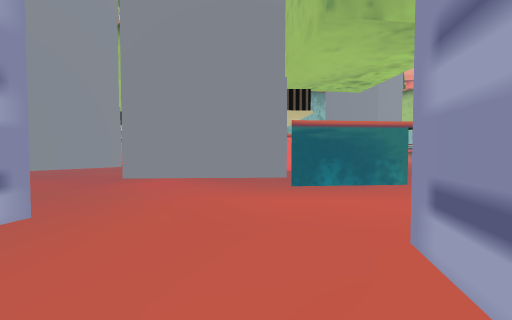
[1] (above)

24 first-person views from a walk through a Unity game level. The camera is 1.2 m above the floor, tilts 2° down and sees 90° across. The floor is counted in squares, 2 m on a side. Each view is taken from the middle of a square. On the plan, view 1 faces up. The plan holds only what a view shows up to about 9 squares ahead; the rest is blank. The place goes on beyond the plan. The player is left out.

[2]
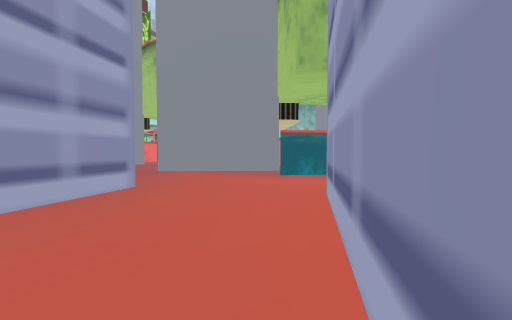

[3]
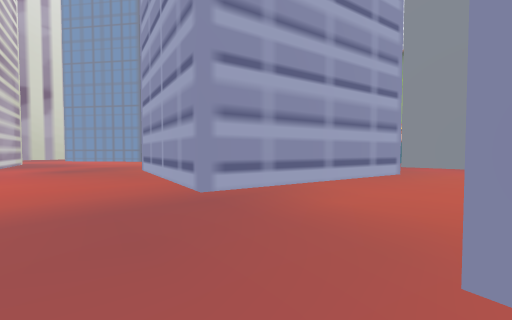

[4]
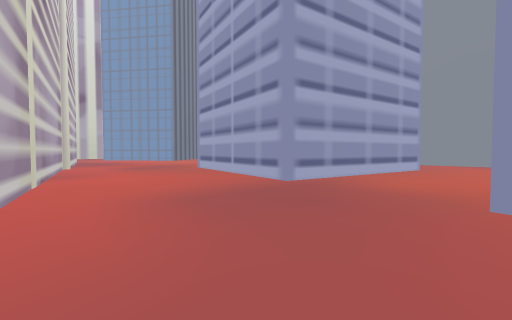

[5]
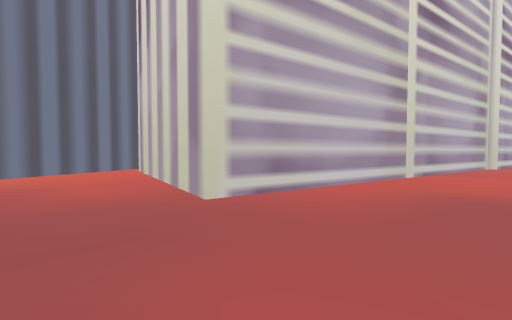

[6]
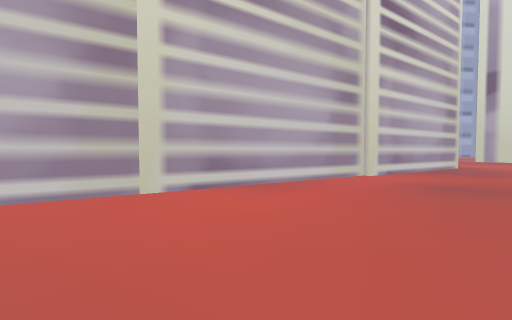

[7]
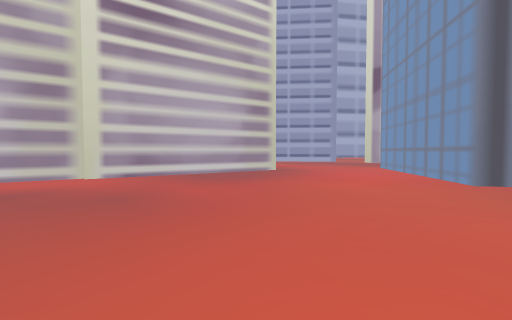

[8]
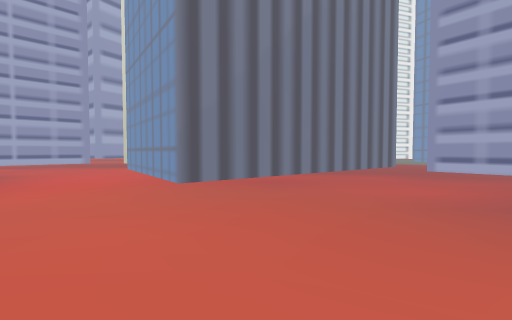

[9]
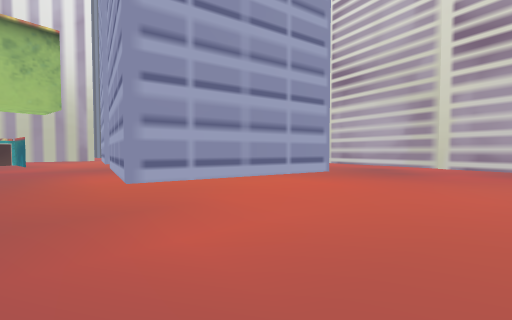

[10]
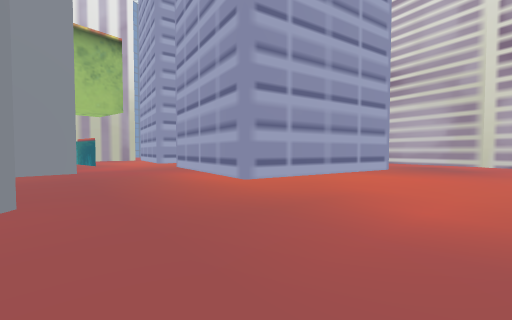

[11]
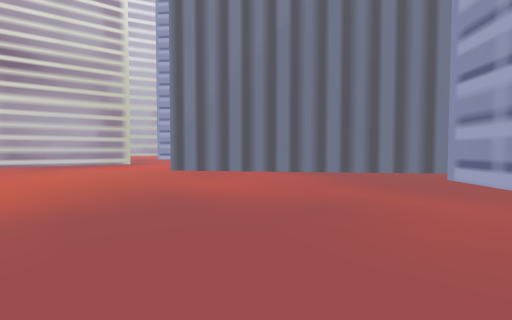

[12]
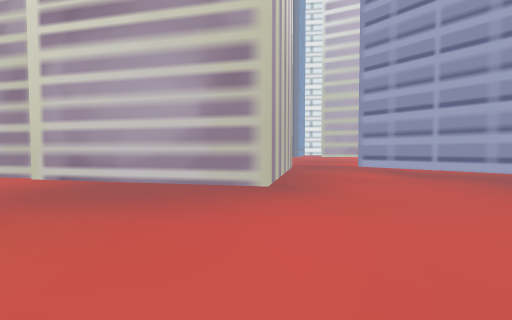

[13]
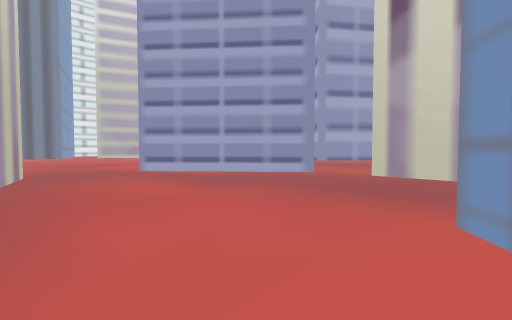

[14]
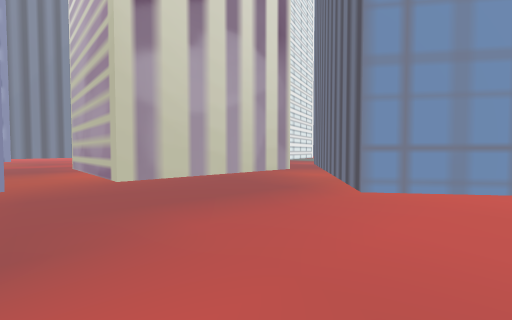

[15]
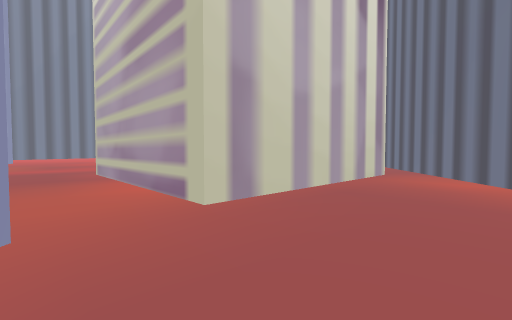

[16]
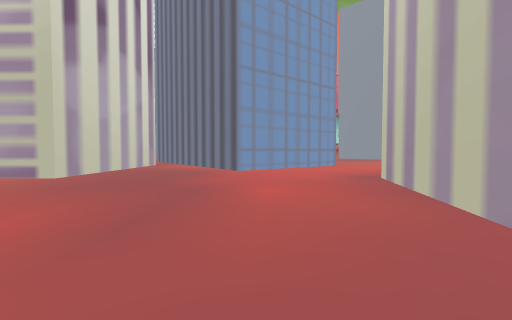

[17]
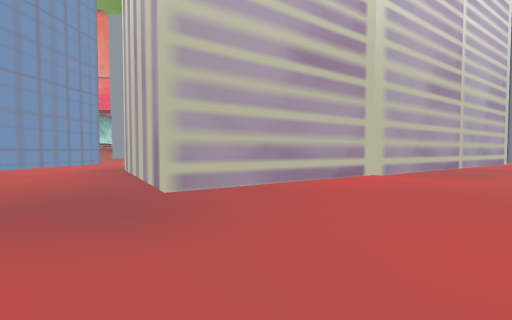

[18]
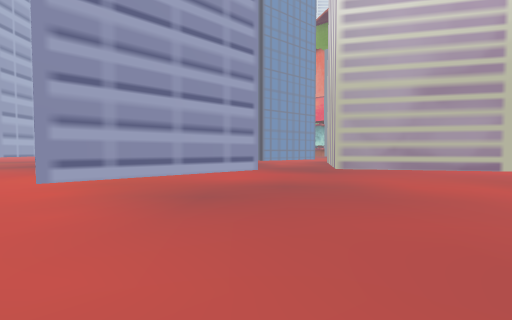

[19]
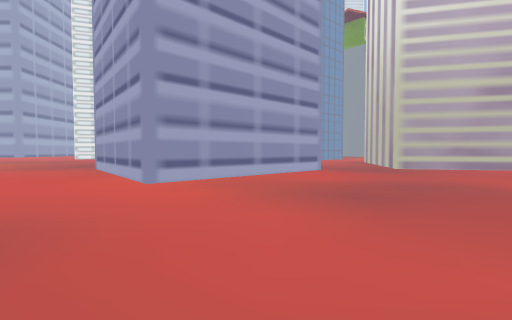

[20]
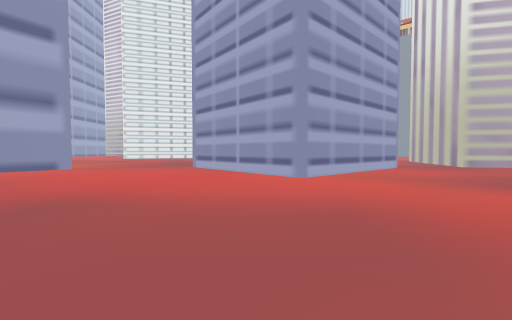

[21]
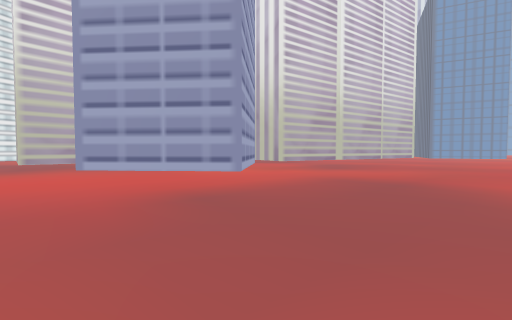

[22]
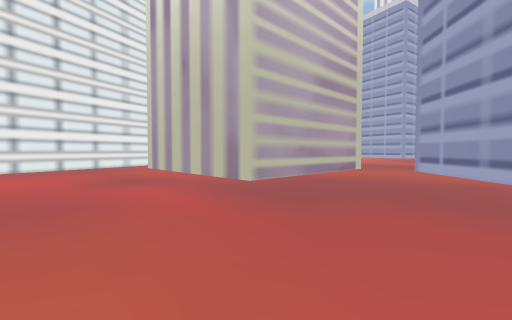

[23]
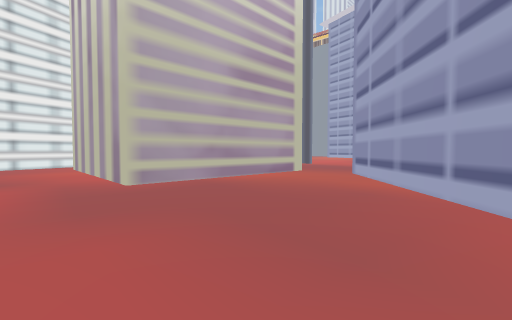

[24]
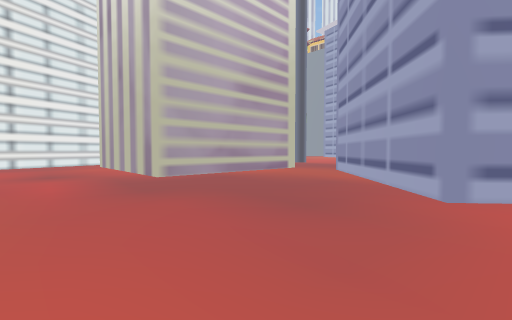

### Floor plan
Key: @ floor where view 1 was taken; # wall or solid block; . floor; B building.
Columns run from 31 left of view 1 to 2 right of it. Each row starts with its distance up from view 1.
  8             .##...... BBB...
  7            #............B...B  B B
  6            ##...............BBBB B
  5             ##...................B
  4         ##   #..................BB
  3   ##    .##  ##.........###.......
  2 ###..    .#   ##........# ###....
  1 ....#   #.##   ##.......#   #...#
  0 ....#   #..## ##........#   #..@#
 -1 ....#   #...###........##   #...#
 -2 ....#   #....#.........######...#
 -3 ....#   #......................##
 -4 ....#####.......................
 -5 ................####.............
 -6 .........#......#  #####.........
 -7 ........##......#      ######....
 -8 .......####....##           ###..
 -9  ....###  ##...###           ##..
-10 #....##    ##....####        #...
-11 #.....## ###........######   #...
-12 #......###...............#   #...
-13  .......#.................   #.##
-14   ...............            ###
-15    .............
-16    ............
-17    ............
-18    .............
-19    .............

Positions as (right, up) in squares from view 1, and headings:
1: (0, 0), facing up
2: (0, -2), facing up
3: (0, -5), facing up-left
4: (0, -7), facing up-left
5: (1, -5), facing down-left
6: (-4, -3), facing down-left
7: (-9, 1), facing down-left
8: (-10, 2), facing left
9: (-12, 5), facing down-right
10: (-11, 7), facing down-right
11: (-11, 8), facing down-left
12: (-15, 0), facing down
13: (-16, -2), facing down-left
14: (-17, -6), facing up-left
15: (-20, -6), facing up-left
16: (-18, -10), facing up
17: (-18, -13), facing up-right
18: (-19, -18), facing up
19: (-21, -18), facing up
20: (-24, -19), facing up
21: (-28, -19), facing up-right
22: (-31, -8), facing up-right
23: (-29, -9), facing up-right
24: (-30, -10), facing up-right
